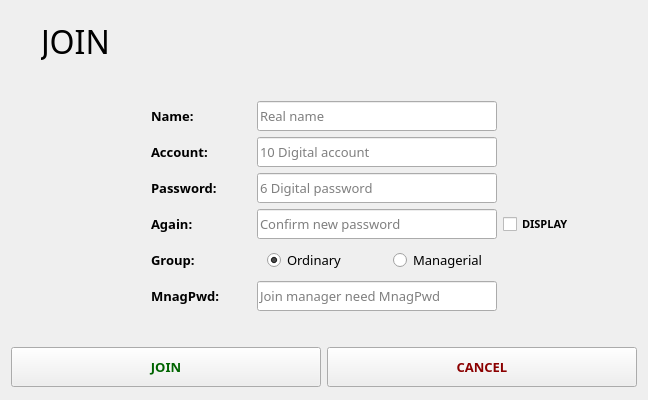
<?xml version="1.0" encoding="UTF-8"?>
<ui version="4.0">
 <class>JoinPage</class>
 <widget class="QWidget" name="JoinPage">
  <property name="geometry">
   <rect>
    <x>0</x>
    <y>0</y>
    <width>648</width>
    <height>400</height>
   </rect>
  </property>
  <property name="minimumSize">
   <size>
    <width>648</width>
    <height>400</height>
   </size>
  </property>
  <property name="maximumSize">
   <size>
    <width>648</width>
    <height>400</height>
   </size>
  </property>
  <property name="font">
   <font>
    <family>微软雅黑 Light</family>
    <pointsize>10</pointsize>
   </font>
  </property>
  <property name="windowTitle">
   <string>Join</string>
  </property>
  <layout class="QVBoxLayout" name="verticalLayout_2">
   <item>
    <layout class="QVBoxLayout" name="verticalLayout">
     <item>
      <layout class="QHBoxLayout" name="horizontalLayout">
       <property name="topMargin">
        <number>10</number>
       </property>
       <item>
        <spacer name="horizontalSpacer">
         <property name="orientation">
          <enum>Qt::Horizontal</enum>
         </property>
         <property name="sizeType">
          <enum>QSizePolicy::Fixed</enum>
         </property>
         <property name="sizeHint" stdset="0">
          <size>
           <width>30</width>
           <height>20</height>
          </size>
         </property>
        </spacer>
       </item>
       <item>
        <widget class="QLabel" name="lab_join">
         <property name="enabled">
          <bool>true</bool>
         </property>
         <property name="sizePolicy">
          <sizepolicy hsizetype="Fixed" vsizetype="Fixed">
           <horstretch>0</horstretch>
           <verstretch>0</verstretch>
          </sizepolicy>
         </property>
         <property name="minimumSize">
          <size>
           <width>0</width>
           <height>40</height>
          </size>
         </property>
         <property name="maximumSize">
          <size>
           <width>16777215</width>
           <height>40</height>
          </size>
         </property>
         <property name="font">
          <font>
           <family>微软雅黑</family>
           <pointsize>24</pointsize>
          </font>
         </property>
         <property name="text">
          <string>JOIN</string>
         </property>
        </widget>
       </item>
       <item>
        <spacer name="horizontalSpacer_2">
         <property name="orientation">
          <enum>Qt::Horizontal</enum>
         </property>
         <property name="sizeHint" stdset="0">
          <size>
           <width>388</width>
           <height>20</height>
          </size>
         </property>
        </spacer>
       </item>
      </layout>
     </item>
     <item>
      <spacer name="verticalSpacer">
       <property name="orientation">
        <enum>Qt::Vertical</enum>
       </property>
       <property name="sizeType">
        <enum>QSizePolicy::Fixed</enum>
       </property>
       <property name="sizeHint" stdset="0">
        <size>
         <width>20</width>
         <height>34</height>
        </size>
       </property>
      </spacer>
     </item>
     <item>
      <layout class="QHBoxLayout" name="horizontalLayout_2">
       <item>
        <spacer name="horizontalSpacer_3">
         <property name="orientation">
          <enum>Qt::Horizontal</enum>
         </property>
         <property name="sizeType">
          <enum>QSizePolicy::Fixed</enum>
         </property>
         <property name="sizeHint" stdset="0">
          <size>
           <width>140</width>
           <height>20</height>
          </size>
         </property>
        </spacer>
       </item>
       <item>
        <widget class="QLabel" name="lab_id">
         <property name="minimumSize">
          <size>
           <width>100</width>
           <height>30</height>
          </size>
         </property>
         <property name="maximumSize">
          <size>
           <width>100</width>
           <height>30</height>
          </size>
         </property>
         <property name="font">
          <font>
           <family>微软雅黑 Light</family>
           <weight>75</weight>
           <bold>true</bold>
          </font>
         </property>
         <property name="text">
          <string>Name:</string>
         </property>
        </widget>
       </item>
       <item>
        <widget class="QLineEdit" name="edit_id">
         <property name="minimumSize">
          <size>
           <width>240</width>
           <height>30</height>
          </size>
         </property>
         <property name="maximumSize">
          <size>
           <width>240</width>
           <height>30</height>
          </size>
         </property>
         <property name="maxLength">
          <number>12</number>
         </property>
         <property name="placeholderText">
          <string>Real name</string>
         </property>
        </widget>
       </item>
       <item>
        <spacer name="horizontalSpacer_9">
         <property name="orientation">
          <enum>Qt::Horizontal</enum>
         </property>
         <property name="sizeHint" stdset="0">
          <size>
           <width>40</width>
           <height>20</height>
          </size>
         </property>
        </spacer>
       </item>
      </layout>
     </item>
     <item>
      <layout class="QHBoxLayout" name="horizontalLayout_3">
       <item>
        <spacer name="horizontalSpacer_4">
         <property name="orientation">
          <enum>Qt::Horizontal</enum>
         </property>
         <property name="sizeType">
          <enum>QSizePolicy::Fixed</enum>
         </property>
         <property name="sizeHint" stdset="0">
          <size>
           <width>140</width>
           <height>20</height>
          </size>
         </property>
        </spacer>
       </item>
       <item>
        <widget class="QLabel" name="lab_num">
         <property name="minimumSize">
          <size>
           <width>100</width>
           <height>30</height>
          </size>
         </property>
         <property name="maximumSize">
          <size>
           <width>100</width>
           <height>30</height>
          </size>
         </property>
         <property name="font">
          <font>
           <weight>75</weight>
           <bold>true</bold>
          </font>
         </property>
         <property name="text">
          <string>Account:</string>
         </property>
        </widget>
       </item>
       <item>
        <widget class="QLineEdit" name="edit_num">
         <property name="minimumSize">
          <size>
           <width>240</width>
           <height>30</height>
          </size>
         </property>
         <property name="maximumSize">
          <size>
           <width>240</width>
           <height>30</height>
          </size>
         </property>
         <property name="maxLength">
          <number>10</number>
         </property>
         <property name="placeholderText">
          <string>10 Digital account</string>
         </property>
        </widget>
       </item>
       <item>
        <spacer name="horizontalSpacer_10">
         <property name="orientation">
          <enum>Qt::Horizontal</enum>
         </property>
         <property name="sizeHint" stdset="0">
          <size>
           <width>40</width>
           <height>20</height>
          </size>
         </property>
        </spacer>
       </item>
      </layout>
     </item>
     <item>
      <layout class="QHBoxLayout" name="horizontalLayout_4">
       <item>
        <spacer name="horizontalSpacer_5">
         <property name="orientation">
          <enum>Qt::Horizontal</enum>
         </property>
         <property name="sizeType">
          <enum>QSizePolicy::Fixed</enum>
         </property>
         <property name="sizeHint" stdset="0">
          <size>
           <width>140</width>
           <height>20</height>
          </size>
         </property>
        </spacer>
       </item>
       <item>
        <widget class="QLabel" name="lab_pwd">
         <property name="minimumSize">
          <size>
           <width>100</width>
           <height>30</height>
          </size>
         </property>
         <property name="maximumSize">
          <size>
           <width>100</width>
           <height>30</height>
          </size>
         </property>
         <property name="font">
          <font>
           <weight>75</weight>
           <bold>true</bold>
          </font>
         </property>
         <property name="text">
          <string>Password:</string>
         </property>
        </widget>
       </item>
       <item>
        <widget class="QLineEdit" name="edit_pwd">
         <property name="minimumSize">
          <size>
           <width>240</width>
           <height>30</height>
          </size>
         </property>
         <property name="maximumSize">
          <size>
           <width>240</width>
           <height>30</height>
          </size>
         </property>
         <property name="maxLength">
          <number>6</number>
         </property>
         <property name="echoMode">
          <enum>QLineEdit::Password</enum>
         </property>
         <property name="placeholderText">
          <string>6 Digital password</string>
         </property>
        </widget>
       </item>
       <item>
        <spacer name="horizontalSpacer_11">
         <property name="orientation">
          <enum>Qt::Horizontal</enum>
         </property>
         <property name="sizeHint" stdset="0">
          <size>
           <width>40</width>
           <height>20</height>
          </size>
         </property>
        </spacer>
       </item>
      </layout>
     </item>
     <item>
      <layout class="QHBoxLayout" name="horizontalLayout_5">
       <item>
        <spacer name="horizontalSpacer_6">
         <property name="orientation">
          <enum>Qt::Horizontal</enum>
         </property>
         <property name="sizeType">
          <enum>QSizePolicy::Fixed</enum>
         </property>
         <property name="sizeHint" stdset="0">
          <size>
           <width>140</width>
           <height>20</height>
          </size>
         </property>
        </spacer>
       </item>
       <item>
        <widget class="QLabel" name="lab_rpwd">
         <property name="minimumSize">
          <size>
           <width>100</width>
           <height>30</height>
          </size>
         </property>
         <property name="maximumSize">
          <size>
           <width>100</width>
           <height>30</height>
          </size>
         </property>
         <property name="font">
          <font>
           <weight>75</weight>
           <bold>true</bold>
          </font>
         </property>
         <property name="text">
          <string>Again:</string>
         </property>
        </widget>
       </item>
       <item>
        <widget class="QLineEdit" name="edit_rpwd">
         <property name="minimumSize">
          <size>
           <width>240</width>
           <height>30</height>
          </size>
         </property>
         <property name="maximumSize">
          <size>
           <width>240</width>
           <height>30</height>
          </size>
         </property>
         <property name="maxLength">
          <number>6</number>
         </property>
         <property name="echoMode">
          <enum>QLineEdit::Password</enum>
         </property>
         <property name="placeholderText">
          <string>Confirm new password</string>
         </property>
        </widget>
       </item>
       <item>
        <widget class="QCheckBox" name="ckb_spwd">
         <property name="minimumSize">
          <size>
           <width>100</width>
           <height>20</height>
          </size>
         </property>
         <property name="maximumSize">
          <size>
           <width>100</width>
           <height>20</height>
          </size>
         </property>
         <property name="font">
          <font>
           <pointsize>8</pointsize>
           <weight>75</weight>
           <bold>true</bold>
          </font>
         </property>
         <property name="text">
          <string>DISPLAY</string>
         </property>
        </widget>
       </item>
       <item>
        <spacer name="horizontalSpacer_12">
         <property name="orientation">
          <enum>Qt::Horizontal</enum>
         </property>
         <property name="sizeHint" stdset="0">
          <size>
           <width>40</width>
           <height>20</height>
          </size>
         </property>
        </spacer>
       </item>
      </layout>
     </item>
     <item>
      <layout class="QHBoxLayout" name="horizontalLayout_6">
       <item>
        <spacer name="horizontalSpacer_7">
         <property name="orientation">
          <enum>Qt::Horizontal</enum>
         </property>
         <property name="sizeType">
          <enum>QSizePolicy::Fixed</enum>
         </property>
         <property name="sizeHint" stdset="0">
          <size>
           <width>140</width>
           <height>20</height>
          </size>
         </property>
        </spacer>
       </item>
       <item>
        <widget class="QLabel" name="lab_cls">
         <property name="minimumSize">
          <size>
           <width>110</width>
           <height>30</height>
          </size>
         </property>
         <property name="maximumSize">
          <size>
           <width>110</width>
           <height>30</height>
          </size>
         </property>
         <property name="font">
          <font>
           <weight>75</weight>
           <bold>true</bold>
          </font>
         </property>
         <property name="text">
          <string>Group:</string>
         </property>
        </widget>
       </item>
       <item>
        <widget class="QRadioButton" name="rad_normu">
         <property name="minimumSize">
          <size>
           <width>120</width>
           <height>30</height>
          </size>
         </property>
         <property name="maximumSize">
          <size>
           <width>120</width>
           <height>30</height>
          </size>
         </property>
         <property name="font">
          <font>
           <weight>50</weight>
           <bold>false</bold>
          </font>
         </property>
         <property name="text">
          <string>Ordinary</string>
         </property>
         <property name="checked">
          <bool>true</bool>
         </property>
        </widget>
       </item>
       <item>
        <widget class="QRadioButton" name="rad_highu">
         <property name="minimumSize">
          <size>
           <width>120</width>
           <height>30</height>
          </size>
         </property>
         <property name="maximumSize">
          <size>
           <width>120</width>
           <height>30</height>
          </size>
         </property>
         <property name="font">
          <font>
           <weight>50</weight>
           <bold>false</bold>
          </font>
         </property>
         <property name="text">
          <string>Managerial</string>
         </property>
        </widget>
       </item>
       <item>
        <spacer name="horizontalSpacer_13">
         <property name="orientation">
          <enum>Qt::Horizontal</enum>
         </property>
         <property name="sizeHint" stdset="0">
          <size>
           <width>40</width>
           <height>20</height>
          </size>
         </property>
        </spacer>
       </item>
      </layout>
     </item>
     <item>
      <layout class="QHBoxLayout" name="horizontalLayout_7">
       <item>
        <spacer name="horizontalSpacer_8">
         <property name="orientation">
          <enum>Qt::Horizontal</enum>
         </property>
         <property name="sizeType">
          <enum>QSizePolicy::Fixed</enum>
         </property>
         <property name="sizeHint" stdset="0">
          <size>
           <width>140</width>
           <height>20</height>
          </size>
         </property>
        </spacer>
       </item>
       <item>
        <widget class="QLabel" name="lab_hpwd">
         <property name="minimumSize">
          <size>
           <width>100</width>
           <height>30</height>
          </size>
         </property>
         <property name="maximumSize">
          <size>
           <width>100</width>
           <height>30</height>
          </size>
         </property>
         <property name="font">
          <font>
           <weight>75</weight>
           <bold>true</bold>
          </font>
         </property>
         <property name="text">
          <string>MnagPwd:</string>
         </property>
        </widget>
       </item>
       <item>
        <widget class="QLineEdit" name="edit_hpwd">
         <property name="minimumSize">
          <size>
           <width>240</width>
           <height>30</height>
          </size>
         </property>
         <property name="maximumSize">
          <size>
           <width>240</width>
           <height>30</height>
          </size>
         </property>
         <property name="maxLength">
          <number>4</number>
         </property>
         <property name="echoMode">
          <enum>QLineEdit::Password</enum>
         </property>
         <property name="placeholderText">
          <string>Join manager need MnagPwd</string>
         </property>
        </widget>
       </item>
       <item>
        <spacer name="horizontalSpacer_14">
         <property name="orientation">
          <enum>Qt::Horizontal</enum>
         </property>
         <property name="sizeHint" stdset="0">
          <size>
           <width>40</width>
           <height>20</height>
          </size>
         </property>
        </spacer>
       </item>
      </layout>
     </item>
     <item>
      <spacer name="verticalSpacer_2">
       <property name="orientation">
        <enum>Qt::Vertical</enum>
       </property>
       <property name="sizeType">
        <enum>QSizePolicy::Preferred</enum>
       </property>
       <property name="sizeHint" stdset="0">
        <size>
         <width>20</width>
         <height>30</height>
        </size>
       </property>
      </spacer>
     </item>
     <item>
      <layout class="QHBoxLayout" name="horizontalLayout_8">
       <item>
        <widget class="QPushButton" name="btn_join">
         <property name="minimumSize">
          <size>
           <width>0</width>
           <height>40</height>
          </size>
         </property>
         <property name="maximumSize">
          <size>
           <width>16777215</width>
           <height>40</height>
          </size>
         </property>
         <property name="font">
          <font>
           <weight>75</weight>
           <bold>true</bold>
          </font>
         </property>
         <property name="styleSheet">
          <string notr="true">QPushButton{color:darkGreen}</string>
         </property>
         <property name="text">
          <string>JOIN</string>
         </property>
        </widget>
       </item>
       <item>
        <widget class="QPushButton" name="btn_back">
         <property name="minimumSize">
          <size>
           <width>0</width>
           <height>40</height>
          </size>
         </property>
         <property name="maximumSize">
          <size>
           <width>16777215</width>
           <height>40</height>
          </size>
         </property>
         <property name="font">
          <font>
           <weight>75</weight>
           <bold>true</bold>
          </font>
         </property>
         <property name="styleSheet">
          <string notr="true">QPushButton{color:darkRed}</string>
         </property>
         <property name="text">
          <string>CANCEL</string>
         </property>
        </widget>
       </item>
      </layout>
     </item>
    </layout>
   </item>
  </layout>
 </widget>
 <layoutdefault spacing="6" margin="11"/>
 <resources/>
 <connections/>
</ui>
